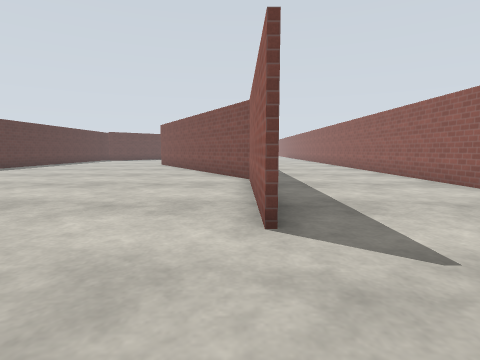
View 1 (above)

24 first-person views from a walk through a world built for the Gazebo simulator. The camera is 0.94 m above the floor, tilts 6° down and sees 80° across. The floor is counted in squares, 1 m on a side. Each view is taken from the middle of a square. On the plan, view 1 faces up. The plan holds only what a view shows up to about 11 squares ahead; the rest is blank. The place goes on beyond the plan. Gazebo's built-in surfaces are drawn with simple patterns.

View 2
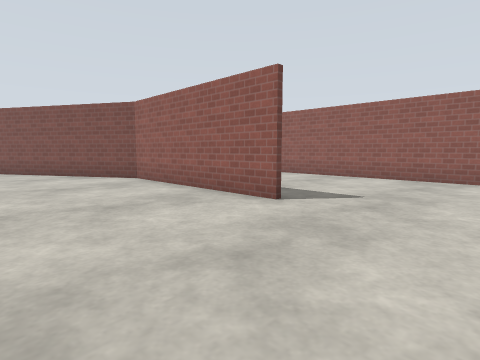

View 3
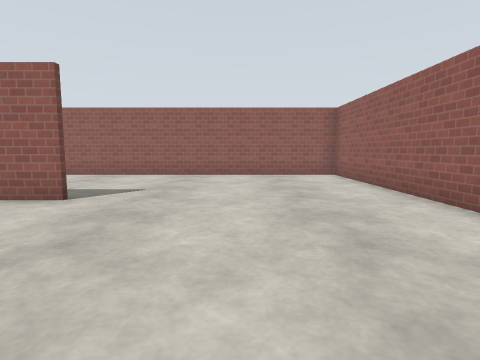

View 4
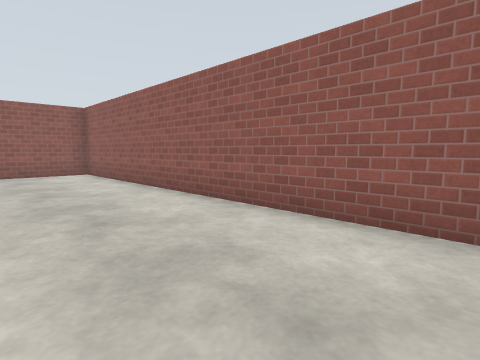

View 5
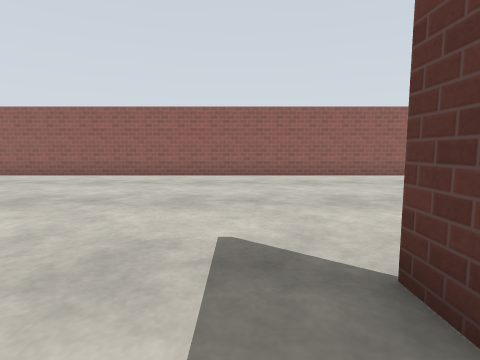

View 6
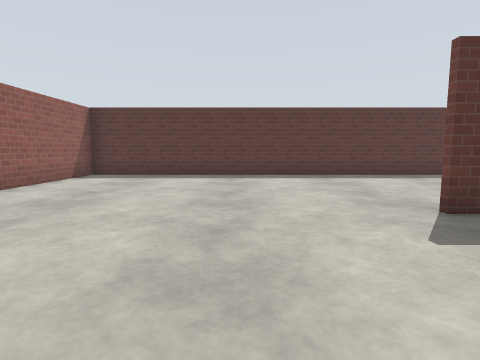

View 7
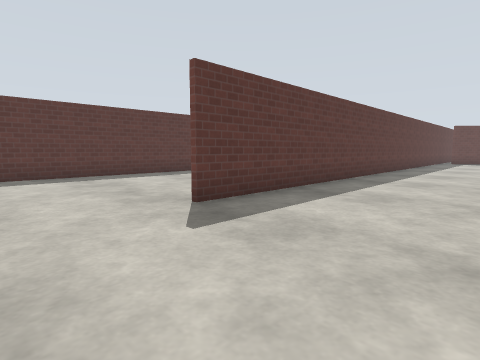

View 8
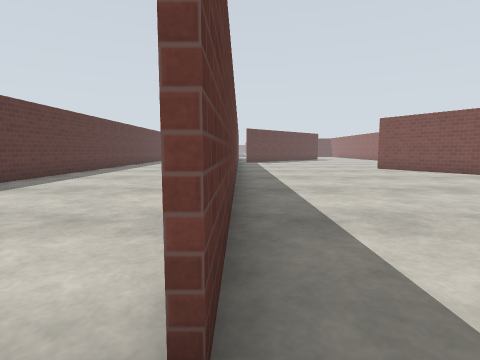

View 9
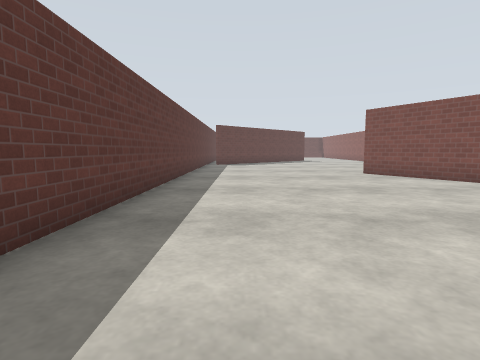

View 10
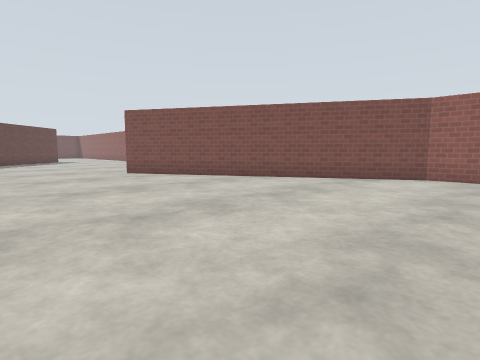

View 11
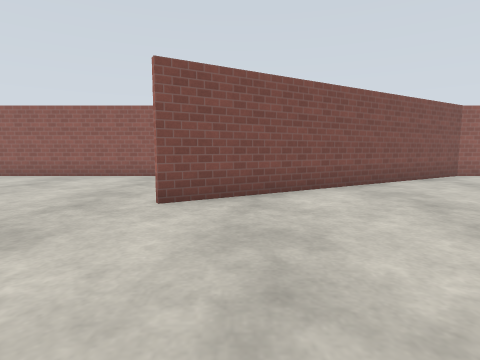

View 12
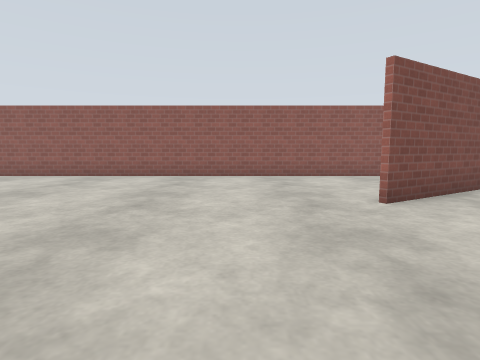

View 13
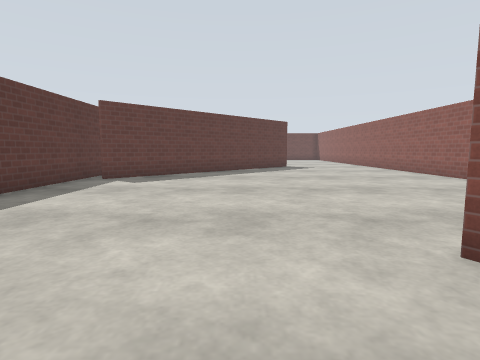

View 14
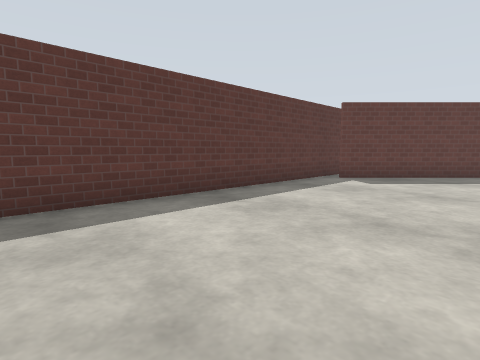

View 15
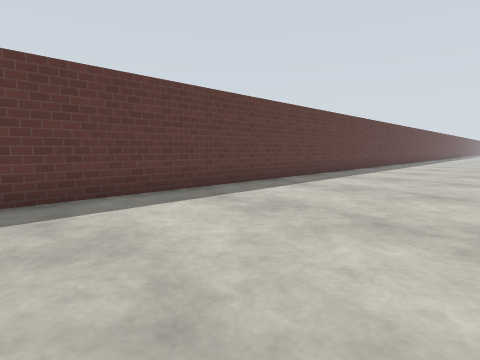

View 16
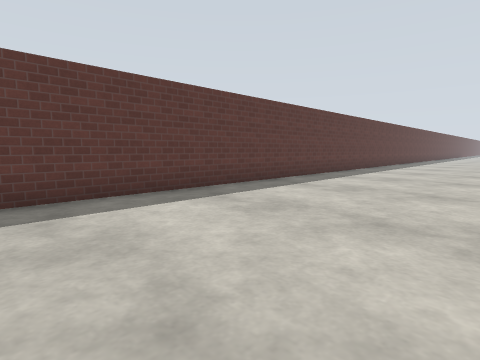

View 17
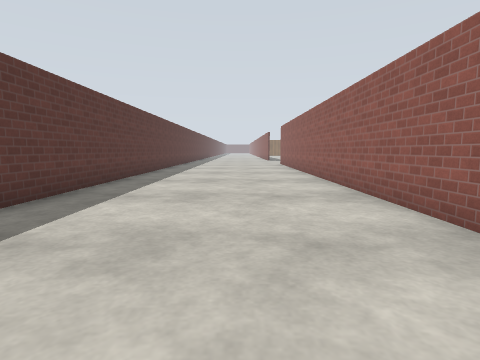

View 18
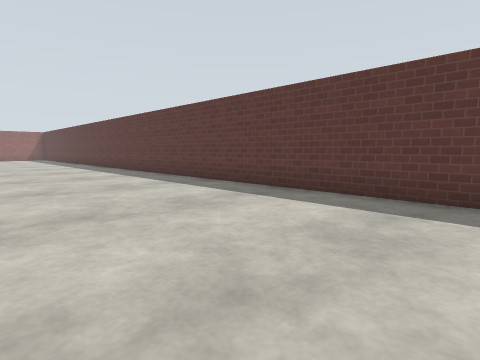

View 19
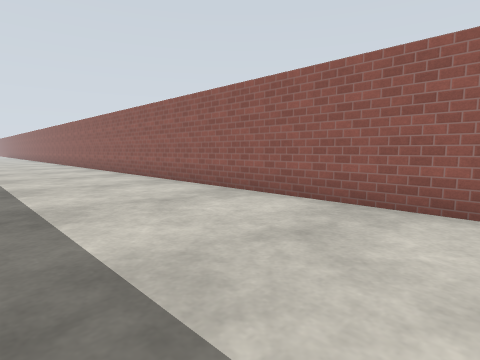

View 20
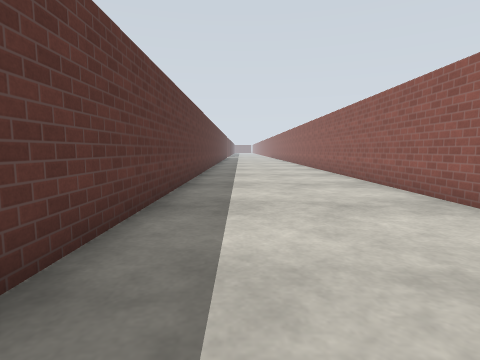

View 21
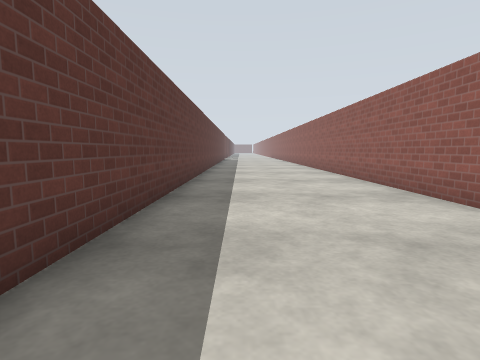

View 22
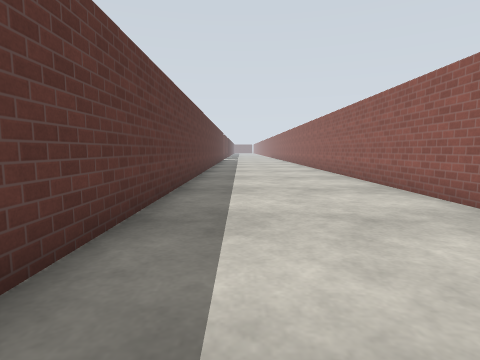

View 23
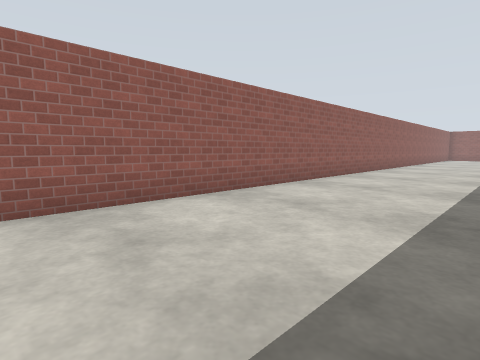

View 24
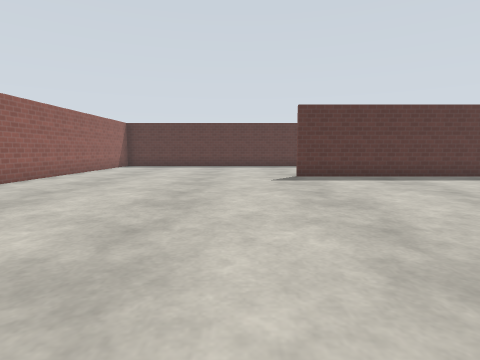

### Floor plan
Points are (right, up) in squares from view 1. A wall is a line through its corners. A room is listed if a view was taken in it or the views show most of it. See-through windows are left out.
Room 1 (views 1, 2, 3, 4, 5, 6, 7, 8, 9, 10, 11, 12, 13, 14, 15, 16, 17, 18, 19, 20, 21, 22, 23, 24)
walls: (0.3, 15.9) (0.3, 27.5); (-12.3, 20.1) (-12.3, 27.5); (0.3, 3.2) (0.3, 9.2) (-5.1, 18.5); (-12.1, 26.6) (-12.1, 5); (-9.1, 27.5) (-11.5, 25.2); (0.5, 27.1) (0.5, 10.7); (-18.8, 27.5) (-18.8, -3.6) (5.9, -3.6) (5.9, 27.2)

Positions as (right, up) in squares from view 1, and headings:
1: (0, 0), facing up
2: (-4, 0), facing up-right
3: (-5, 0), facing right
4: (-6, 0), facing down-right
5: (-11, 7), facing down
6: (-8, 2), facing left
7: (-8, 2), facing up-left
8: (-12, 4), facing up
9: (-10, 7), facing up
10: (-10, 7), facing up-right
11: (-10, 17), facing right
12: (-10, 21), facing right
13: (-7, 16), facing up
14: (-7, 16), facing up-left
15: (-13, 10), facing up-left
16: (-13, 16), facing up-left
17: (-15, 17), facing up
18: (-13, 27), facing down-left
19: (1, 6), facing up-right
20: (2, 9), facing up
21: (2, 14), facing up
22: (2, 16), facing up
23: (1, 27), facing down-right
24: (-2, 3), facing left
